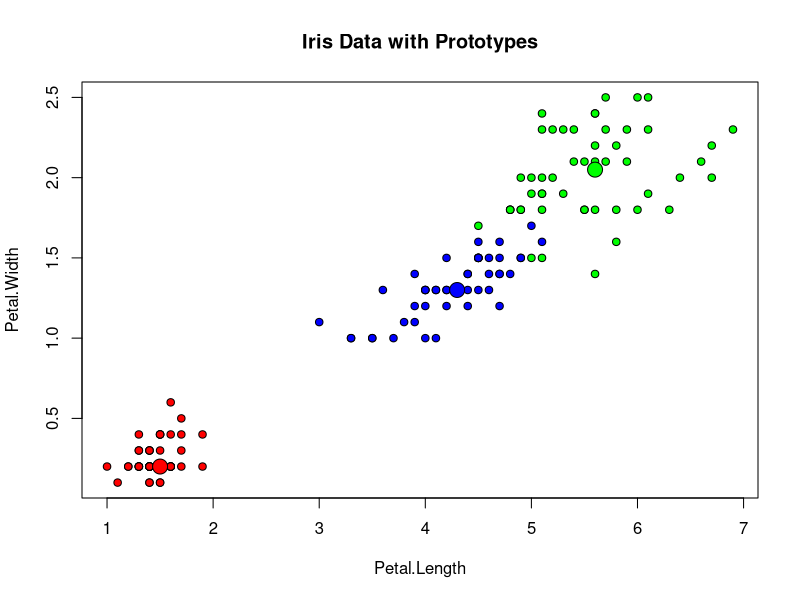
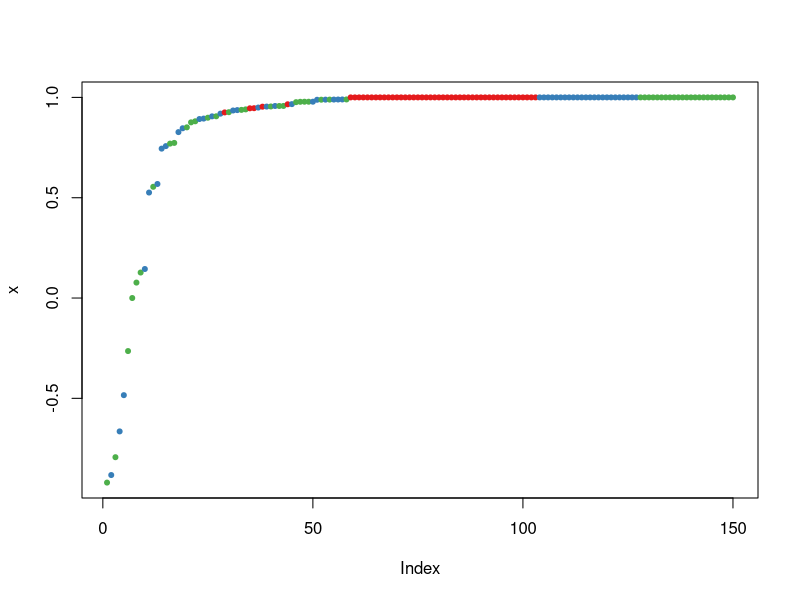
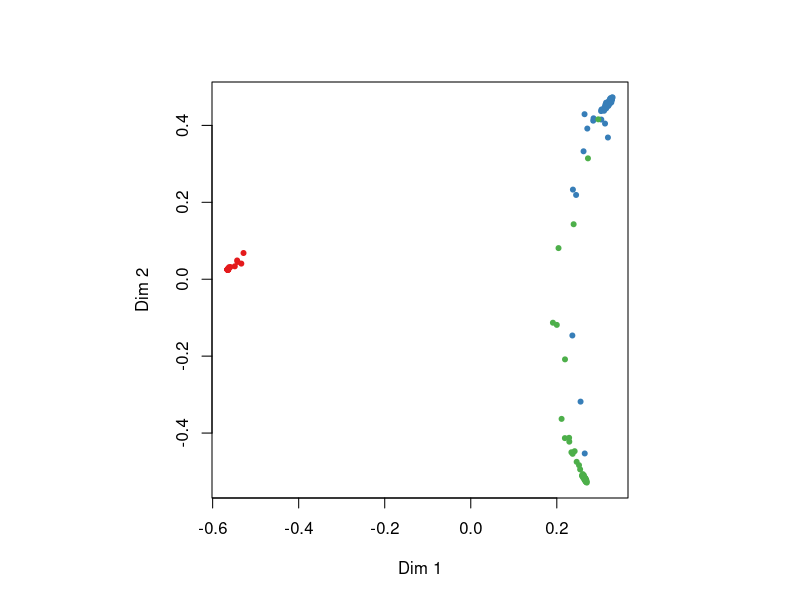
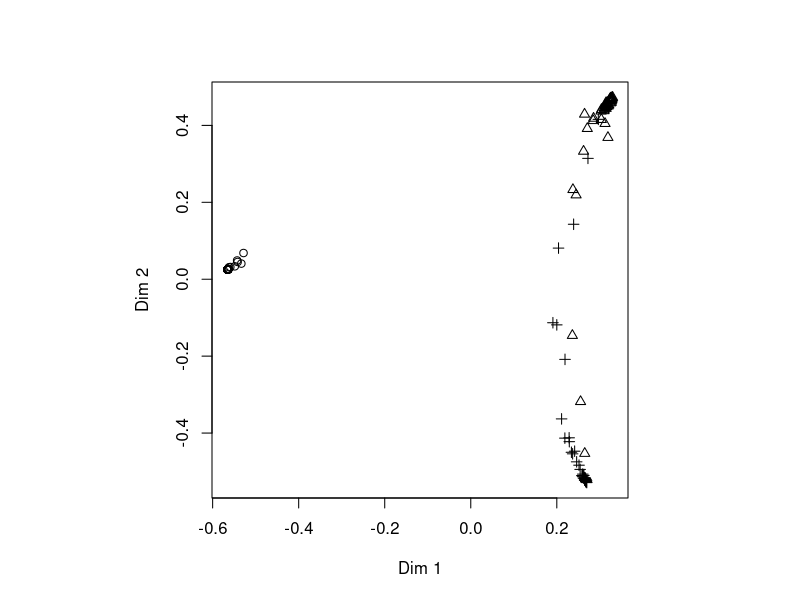

Reproduce these figures in R, in order. (Note: this script raises an error after producing the figures.)
library(randomForest)

data(iris)
iris.rf <- randomForest(iris[,-5], iris[,5], prox=TRUE)
iris.p <- classCenter(iris[,-5], iris[,5], iris.rf$prox) #找到最近的邻居
plot(iris[,3], iris[,4], pch=21, xlab=names(iris)[3], ylab=names(iris)[4],
     bg=c("red", "blue", "green")[as.numeric(factor(iris$Species))],
     main="Iris Data with Prototypes")
points(iris.p[,3], iris.p[,4], pch=21, cex=2, bg=c("red", "blue", "green"))


rf1 <- randomForest(Species ~ ., iris, ntree=50, norm.votes=FALSE)
rf2 <- randomForest(Species ~ ., iris, ntree=50, norm.votes=FALSE)
rf3 <- randomForest(Species ~ ., iris, ntree=50, norm.votes=FALSE)
rf.all <- combine(rf1, rf2, rf3) #将树组合在一起
print(rf.all)


getTree(randomForest(iris[,-5], iris[,5], ntree=10), 3, labelVar=TRUE) #第三棵树
# status是否是终端 -1是 1不是



iris.rf <- randomForest(Species ~ ., iris, ntree=50, norm.votes=FALSE)
iris.rf <- grow(iris.rf, 50) #新增加树
print(iris.rf) #增加后误差矩阵等不显示


data(mtcars)
mtcars.rf <- randomForest(mpg ~ ., data=mtcars, ntree=1000,
                          keep.forest=FALSE, importance=TRUE)
importance(mtcars.rf) #第一个为OOB，第二个为基尼系数


iris.rf <- randomForest(Species ~ ., iris, keep.forest=FALSE)
plot(margin(iris.rf)) #正的表示正确的分类


iris.rf <- randomForest(Species ~ ., iris, proximity=TRUE,
                        keep.forest=FALSE)
MDSplot(iris.rf, iris$Species) #多维坐标
MDSplot(iris.rf, iris$Species, palette=rep(1, 3), pch=as.numeric(iris$Species))



iris.na <- iris
for (i in 1:4) iris.na[sample(150, sample(20)), i] <- NA
iris.roughfix <- na.roughfix(iris.na) #离散用众数填补，连续用中位数填补

iris.rf <- randomForest(iris[,-5], iris[,5], proximity=TRUE)
plot(outlier(iris.rf), type="h", #极端值用减去中位数除MAD（中位数绝对偏差）
     col=c("red", "green", "blue")[as.numeric(iris$Species)])



iris.rf <- randomForest(Species~., iris)
partialPlot(iris.rf, iris, Petal.Width, "versicolor") #变量对目标的边际影响

plot(randomForest(mpg ~ ., mtcars, keep.forest=FALSE, ntree=100), log="y")


ind <- sample(2, nrow(iris), replace = TRUE, prob=c(0.8, 0.2))
iris.rf <- randomForest(Species ~ ., data=iris[ind == 1,])
iris.pred <- predict(iris.rf, iris[ind == 2,])
table(observed = iris[ind==2, "Species"], predicted = iris.pred)
predict(iris.rf, iris[ind == 2,], predict.all=TRUE)
predict(iris.rf, iris[ind == 2,], mtry=if (!is.null(y) && !is.factor(y)){
        max(floor(ncol(x)/3), 1)}else{ floor(sqrt(ncol(x)))},
        proximity=TRUE)



iris.rf <- randomForest(Species ~ ., data=iris, importance=TRUE,localImp=TRUE,
                        mtry=2,ntree=212, #两个重要参数
                        proximity=TRUE)
print(iris.rf)
plot(iris.rf)
round(importance(iris.rf), 2)

myiris <- cbind(iris[1:4], matrix(runif(1 * nrow(iris)), nrow(iris), 1))
result <- rfcv(myiris, iris$Species, cv.fold=3) #交叉验证次数
with(result, plot(n.var, error.cv, log="x", type="o", lwd=2))


iris.na <- iris
for (i in 1:4) iris.na[sample(150, sample(20)), i] <- NA
iris.imputed <- rfImpute(Species ~ ., iris.na) #缺失值的重要性


hist(treesize(iris.rf))


fgl.res <- tuneRF(fgl[,-10], fgl[,10], stepFactor=0.5) #寻找最优的mtry参数



mtcars.rf <- randomForest(mpg ~ ., data=mtcars, ntree=1000, keep.forest=FALSE,
                          importance=TRUE)

varImpPlot(mtcars.rf) #参数重要性


varUsed(randomForest(Species~., iris, ntree=100), by.tree=FALSE, count=TRUE) #变量在随机森林中被用的次数

